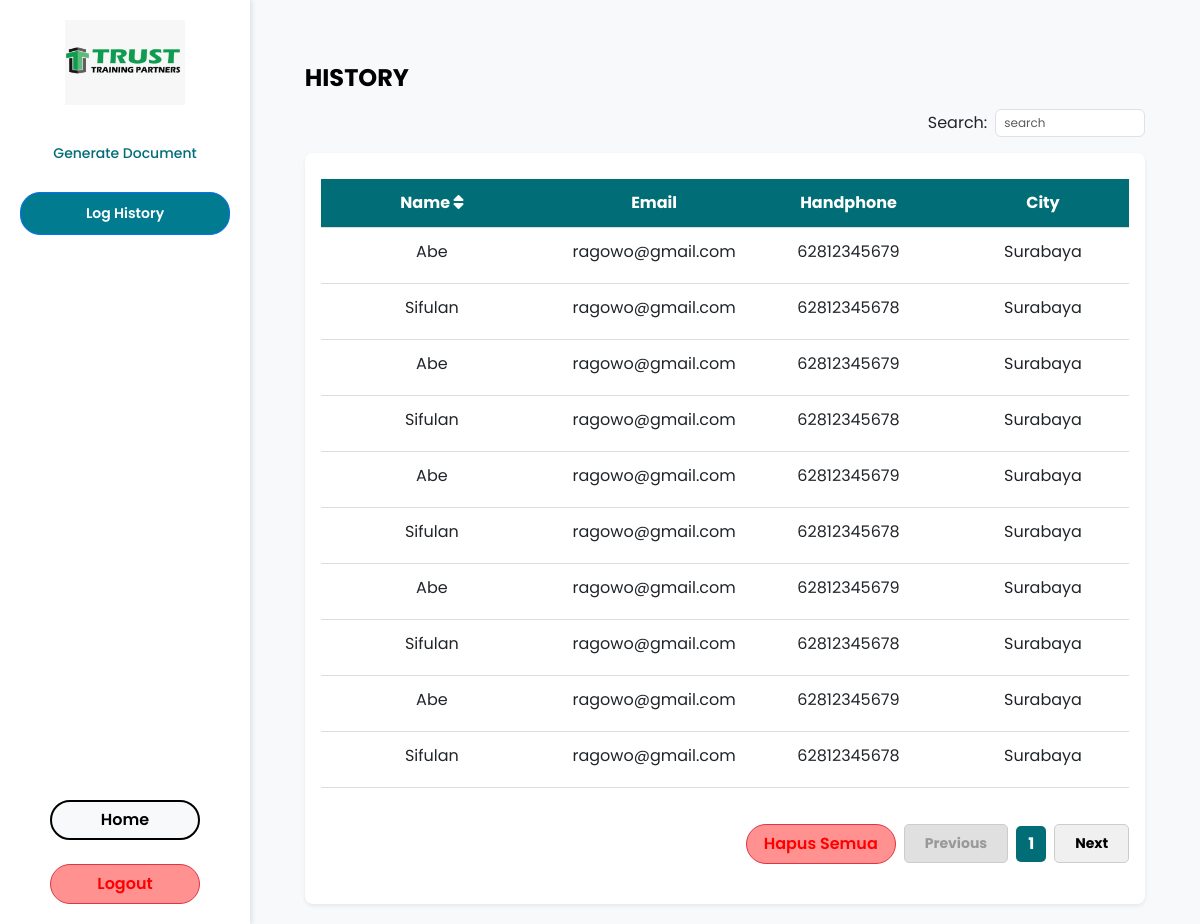
The app's page /log-history2/ (signed in) with its own data.
### automation/models.py (models this page shows, shortened)
class LogHistory2(models.Model):
    name = models.CharField(max_length=255)
    email = models.EmailField(max_length=255, blank=True, null=True)
    handphone = models.CharField(max_length=15, blank=True, null=True)
    city = models.CharField(max_length=100, blank=True, null=True)
    upload_date = models.DateTimeField(default=timezone.now)
    course_name = models.CharField(max_length=100)
    status = models.CharField(max_length=50)
    process_time = models.DateTimeField(default=timezone.now)
    file_path = models.CharField(max_length=255, blank=True, null=True)
    file_id = models.IntegerField(blank=True, null=True)
    jadwal = models.CharField(max_length=100, blank=True, null=True)
    tuk = models.CharField(max_length=100, blank=True, null=True)
    skema = models.CharField(max_length=100, blank=True, null=True)
    asesor = models.CharField(max_length=100, blank=True, null=True)
    lokasi_sertif = models.CharField(max_length=100, blank=True, null=True)
    template = models.CharField(max_length=50, blank=True, null=True)  # Tambahkan field ini

### automation/views.py (the view)
# urls.py: path("log-history2/", automation.log_history2, name="log_history2"),
@login_required(login_url="login")
def log_history2(request):
    logs = LogHistory2.objects.all()  # Ambil data dari model baru
    for log in logs:
        log.local_time = localtime(log.upload_date).strftime("%d %b %Y %H:%M")
    return render(request, "loghistory2.html", {"logs": logs})

### automation/templates/loghistory2.html (shortened to what this page needs)
{% extends 'base2.html' %}
{% load static %}
{% block extra_css %}
<link rel="stylesheet" type="text/css" href="{% static 'style/log_history.css' %}">
<link rel="stylesheet" href="https://cdnjs.cloudflare.com/ajax/libs/font-awesome/6.4.2/css/all.min.css">
<link rel="stylesheet" href="https://cdn.jsdelivr.net/npm/sweetalert2@11/dist/sweetalert2.min.css">
{% endblock %}
{% block content %}
<div class="container mt-4">
    <h2 class="fw-bold">HISTORY</h2>
    <div class="d-flex justify-content-end mt-3">
        <label for="search" class="me-2" style="font-size: 16px;">Search:</label>
        <input type="text" id="search" class="form-control d-inline-block"
               style="width: 150px; font-size: 12px; padding: 4px 8px; height: auto;"
               placeholder="search"
               oninput="searchData()">
    </div>
    <div class="card shadow-sm mt-3">
        <div class="card-body">
            <div class="table-responsive">
                <table class="table table-hover">
                    <thead class="border-bottom bg-teal text-white">
                        <tr class="text-center">
                            <th onclick="sortTable(0, this)" data-sort="asc">
                                Name <i class="fas fa-sort"></i>
                            </th>
                            <th>Email</th>
                            <th>Handphone</th>
                            <th>City</th>
                        </tr>
                    </thead>
                    <tbody id="table-body">
                        {% for log in logs %}
                        <tr class="text-center" data-match="true" data-log-id="{{ log.id }}">
                            <td class="name-cell">{{ log.name }}</td>
                            <td>{{ log.email }}</td>
                            <td>{{ log.handphone }}</td>
                            <td>{{ log.city }}</td>
                        </tr>
                        {% empty %}
                        <tr class="text-center">
                            <td colspan="5">No history available</td>
                        </tr>
                        {% endfor %}
                    </tbody>
                </table>
            </div>
            <div class="pagination-container mb-4">
                <button id="delete-all-btn" class="btn btn-danger">Hapus Semua</button>
                <button class="btn-pagination prev-btn" disabled>Previous</button>
                <span class="pagination-number">1</span>
                <button class="btn-pagination next-btn">Next</button>
            </div>
        </div>
    </div>
</div>
{% endblock %}

### automation/static/style/base.css (style rules this page uses)
* { box-sizing: border-box; }
body { display: flex; height: 100vh; margin: 0; font-family: 'Poppins', sans-serif; }
.btn-light, .btn-danger { width: 100%; max-width: 150px; min-width: 120px; height: 40px; padding: 10px 0; border-radius: 20px; text-align: center; font-weight: 600; display: flex; align-items: center; justify-content: center; flex-shrink: 0; }
.btn-danger { background-color: #FF9191; color: #FF0000; }

### automation/static/style/log_history.css (style rules this page uses)
body { font-family: 'Poppins', sans-serif; background-color: #f8f9fa; margin: 0; padding: 0; }
.container { max-width: 95%; margin: auto; padding-top: 20px; }
h2 { font-size: 24px; font-weight: bold; text-align: left; color: #000; }
.card { border: 3px; border-radius: 8px; overflow: hidden; max-width: 100%; }
.table-responsive { overflow-x: auto; -webkit-overflow-scrolling: touch; min-height: 0.01%; }
.table { width: 100%; min-width: 1000px; table-layout: fixed; border-collapse: collapse; margin-top: 10px; background-color: white; }
.table th, .table td { padding: 12px; text-align: center; border-bottom: 1px solid #ddd; overflow: hidden; white-space: nowrap; text-overflow: ellipsis; }
.table thead th { background-color: #006D77; color: white; font-weight: bold; }
th:nth-child(1), td:nth-child(1) { width: 20%; }
th:nth-child(2), td:nth-child(2) { width: 20%; }
th:nth-child(3), td:nth-child(3) { width: 15%; }
th:nth-child(4), td:nth-child(4) { width: 20%; }
.table td:nth-child(4) { white-space: normal; word-wrap: break-word; text-overflow: unset; }
.d-flex { align-items: center; }
.pagination-container { display: flex; justify-content: right; align-items: center; gap: 8px; margin-top: 20px; }
.btn-pagination { background-color: #f0f0f0; color: #000; border: 1px solid #ccc; padding: 8px 20px; font-size: 14px; font-weight: bold; border-radius: 5px; cursor: pointer; }
.btn-pagination:disabled { background-color: #e0e0e0; color: #999; cursor: not-allowed; }
.pagination-number { background-color: #006D77; color: white; padding: 6px 12px; border-radius: 5px; font-weight: bold; }

### records on screen
LogHistory2: name "Abe", email "ragowo@gmail.com", handphone "62812345679", city "Surabaya"
LogHistory2: name "Sifulan", email "ragowo@gmail.com", handphone "62812345678", city "Surabaya"
LogHistory2: name "Abe", email "ragowo@gmail.com", handphone "62812345679", city "Surabaya"
LogHistory2: name "Sifulan", email "ragowo@gmail.com", handphone "62812345678", city "Surabaya"
LogHistory2: name "Abe", email "ragowo@gmail.com", handphone "62812345679", city "Surabaya"
LogHistory2: name "Sifulan", email "ragowo@gmail.com", handphone "62812345678", city "Surabaya"
LogHistory2: name "Abe", email "ragowo@gmail.com", handphone "62812345679", city "Surabaya"
LogHistory2: name "Sifulan", email "ragowo@gmail.com", handphone "62812345678", city "Surabaya"
LogHistory2: name "Abe", email "ragowo@gmail.com", handphone "62812345679", city "Surabaya"
LogHistory2: name "Sifulan", email "ragowo@gmail.com", handphone "62812345678", city "Surabaya"
